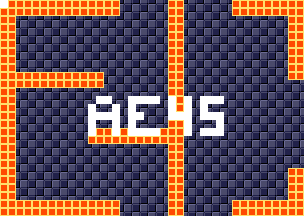

The image is a tile-based game level rendered from a .tmx file. Its description and source (layers, tilesets, objects; grid data summarised) follow:
An orthogonal 38x27 tile map with 8x8 px tiles, 4 tile layers (background, foreground, room numbers, Objects), 15 tilesets.

<map version="1.5" tiledversion="1.7.1" orientation="orthogonal" renderorder="right-down" width="38" height="27" tilewidth="8" tileheight="8" infinite="0" nextlayerid="11" nextobjectid="1">
 <tileset firstgid="1" source="tilesheets/tsKarniMata.tsx" />
 <tileset firstgid="1025" source="tilesheets/tsVoodooWasp.tsx" />
 <tileset firstgid="2049" source="tilesheets/tsBurial.tsx" />
 <tileset firstgid="3073" source="tilesheets/tsBlueTemple.tsx" />
 <tileset firstgid="4097" source="tilesheets/tsGoddess.tsx" />
 <tileset firstgid="5121" source="tilesheets/tsKonark.tsx" />
 <tileset firstgid="6145" name="sEnemies" tilewidth="8" tileheight="8" tilecount="1024" columns="32">
  <image source="../grapx/tilesheets/sObjects.bmp" trans="ff94ff" width="256" height="256" />
 </tileset>
 <tileset firstgid="7169" source="tilesheets/tsIceTemple.tsx" />
 <tileset firstgid="8193" source="tilesheets/tsLavaArea.tsx" />
 <tileset firstgid="9217" source="tilesheets/tsBossArea.tsx" />
 <tileset firstgid="10241" source="tilesheets/tsPegu.tsx" />
 <tileset firstgid="11265" source="tilesheets/sTiwanakuTemple.tsx" />
 <tileset firstgid="12289" source="tilesheets/sIndraTemple.tsx" />
 <tileset firstgid="13313" source="tilesheets/sTeleport.tsx" />
 <tileset firstgid="14337" source="tilesheets/sObjects.tsx" />
 <layer id="2" name="background" width="38" height="27">
  <data>[1026 cells, 1026 non-empty, 2 distinct tile ids]</data>
 </layer>
 <layer id="1" name="foreground" width="38" height="27">
  <data>[1026 cells, 262 non-empty, 1 distinct tile ids]</data>
 </layer>
 <layer id="7" name="room numbers" width="38" height="27">
  <data>[1026 cells, 45 non-empty, 1 distinct tile ids]</data>
 </layer>
 <layer id="10" name="Objects" width="38" height="27">
  <data>[1026 cells, 0 non-empty, 0 distinct tile ids]</data>
 </layer>
</map>
